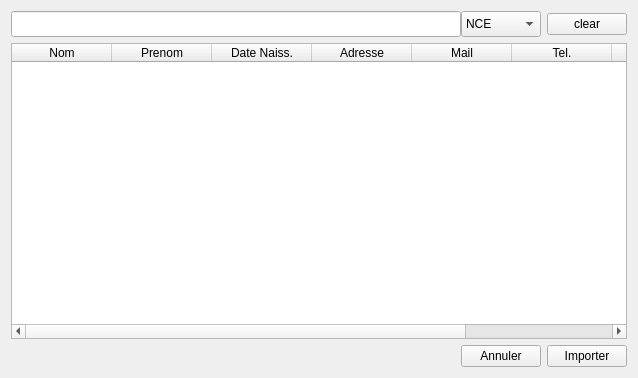
<?xml version="1.0" encoding="UTF-8"?>
<ui version="4.0">
 <class>Form</class>
 <widget class="QWidget" name="Form">
  <property name="geometry">
   <rect>
    <x>0</x>
    <y>0</y>
    <width>638</width>
    <height>378</height>
   </rect>
  </property>
  <property name="windowTitle">
   <string>Form</string>
  </property>
  <property name="styleSheet">
   <string notr="true">QWidget#centralwidget{
	background-color: white /*rgb(21, 17, 17)*/;
}
QPushButton#cancelBtn:!disabled{
	background-color: red;
	color: white;
	/*border: none;
	padding: 5px 25px;*/
}
QPushButton#importBtn:!disabled{
	background-color: green;
	color: white;
	/*border: none;
	padding: 5px 25px;*/
}

#searchSection{
	border-width: 10px;
	border-style: solid;
	border-color: #ccc;
	border-radius: 10px;
}
#searchSection &gt; #comboBox{
	border-width: 1px 1px 1px 1px;
	border-style: solid;
	border-color: black;
	border-top-right-radius: 13px;
	border-bottom-right-radius: 13px;
}
#searchSection &gt; #comboBox::drop-down{
	background-color: black;
	border-top-right-radius: 10px;
	border-bottom-right-radius: 10px;
}
#searchSection &gt; #comboBox::down-arrow{
	border-style: solid;
	border-width: 4px;
	border-top-color : white;
	margin: 5px 2px;
}
#searchSection &gt; #searchBar{
	border-width: 1px 0px 1px 1px;
	border-style: solid;
	border-color: black;
	border-top-left-radius: 10px;
	border-bottom-left-radius: 10px;
	padding-left: 10px;
}</string>
  </property>
  <layout class="QGridLayout" name="gridLayout">
   <item row="0" column="0">
    <layout class="QVBoxLayout" name="etudiants">
     <item>
      <layout class="QHBoxLayout" name="horizontalLayout">
       <item>
        <widget class="QWidget" name="searchSection" native="true">
         <layout class="QHBoxLayout" name="searchSectionLayout">
          <property name="spacing">
           <number>0</number>
          </property>
          <property name="leftMargin">
           <number>0</number>
          </property>
          <property name="topMargin">
           <number>0</number>
          </property>
          <property name="rightMargin">
           <number>0</number>
          </property>
          <property name="bottomMargin">
           <number>0</number>
          </property>
          <item>
           <widget class="QLineEdit" name="searchBar">
            <property name="minimumSize">
             <size>
              <width>0</width>
              <height>26</height>
             </size>
            </property>
           </widget>
          </item>
          <item>
           <widget class="QComboBox" name="comboBox">
            <property name="minimumSize">
             <size>
              <width>80</width>
              <height>26</height>
             </size>
            </property>
            <item>
             <property name="text">
              <string>NCE</string>
             </property>
            </item>
            <item>
             <property name="text">
              <string>Nom</string>
             </property>
            </item>
            <item>
             <property name="text">
              <string>Section</string>
             </property>
            </item>
           </widget>
          </item>
         </layout>
        </widget>
       </item>
       <item>
        <widget class="QPushButton" name="clearBtn">
         <property name="text">
          <string>clear</string>
         </property>
        </widget>
       </item>
      </layout>
     </item>
     <item>
      <widget class="QTableWidget" name="table">
       <property name="enabled">
        <bool>true</bool>
       </property>
       <property name="editTriggers">
        <set>QAbstractItemView::NoEditTriggers</set>
       </property>
       <property name="rowCount">
        <number>0</number>
       </property>
       <column>
        <property name="text">
         <string>Nom</string>
        </property>
       </column>
       <column>
        <property name="text">
         <string>Prenom</string>
        </property>
       </column>
       <column>
        <property name="text">
         <string>Date Naiss.</string>
        </property>
       </column>
       <column>
        <property name="text">
         <string>Adresse</string>
        </property>
       </column>
       <column>
        <property name="text">
         <string>Mail</string>
        </property>
       </column>
       <column>
        <property name="text">
         <string>Tel.</string>
        </property>
       </column>
       <column>
        <property name="text">
         <string>Section</string>
        </property>
       </column>
       <column>
        <property name="text">
         <string>Niveau</string>
        </property>
       </column>
      </widget>
     </item>
     <item>
      <layout class="QHBoxLayout" name="horizontalLayout_2">
       <item>
        <spacer name="horizontalSpacer">
         <property name="orientation">
          <enum>Qt::Horizontal</enum>
         </property>
         <property name="sizeHint" stdset="0">
          <size>
           <width>40</width>
           <height>20</height>
          </size>
         </property>
        </spacer>
       </item>
       <item>
        <widget class="QPushButton" name="cancelBtn">
         <property name="text">
          <string>Annuler</string>
         </property>
         <property name="col" stdset="0">
          <string>red</string>
         </property>
        </widget>
       </item>
       <item>
        <widget class="QPushButton" name="importBtn">
         <property name="text">
          <string>Importer</string>
         </property>
        </widget>
       </item>
      </layout>
     </item>
    </layout>
   </item>
  </layout>
 </widget>
 <resources/>
 <connections/>
</ui>
